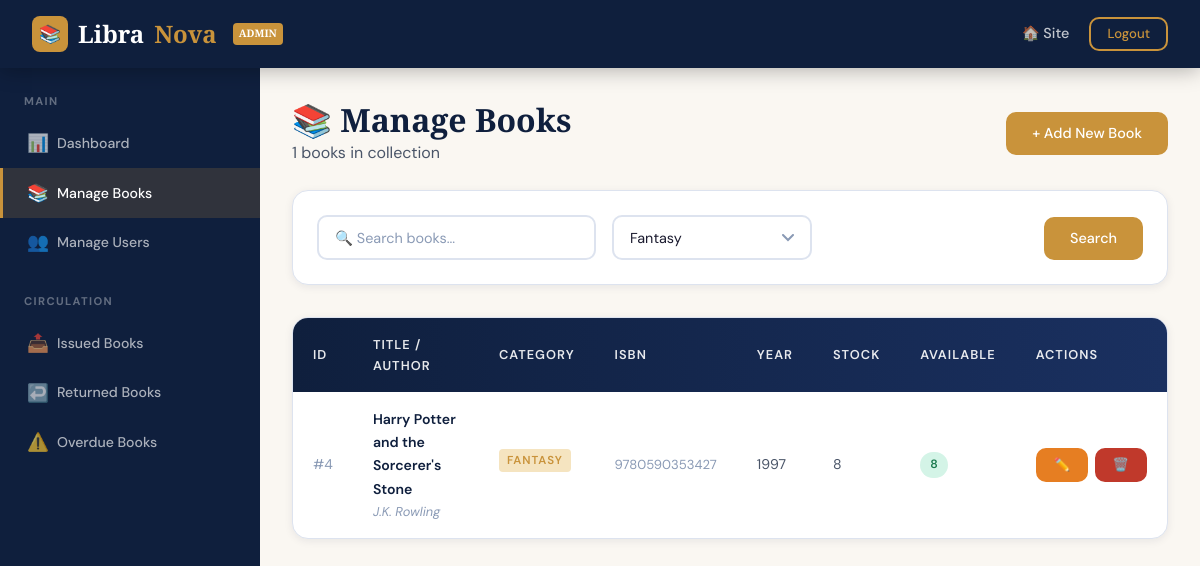
The app's page /admin/books.php?category=Fantasy (signed in) with its own data.
### tables this page shows
CREATE TABLE IF NOT EXISTS books (
    id INT AUTO_INCREMENT PRIMARY KEY,
    title VARCHAR(255) NOT NULL,
    author VARCHAR(150) NOT NULL,
    category VARCHAR(100) NOT NULL,
    isbn VARCHAR(20) UNIQUE,
    publication_year YEAR,
    publisher VARCHAR(150),
    description TEXT,
    total_quantity INT NOT NULL DEFAULT 1,
    available_copies INT NOT NULL DEFAULT 1,
    cover_image VARCHAR(255) DEFAULT NULL,
    created_at TIMESTAMP DEFAULT CURRENT_TIMESTAMP,
    updated_at TIMESTAMP DEFAULT CURRENT_TIMESTAMP ON UPDATE CURRENT_TIMESTAMP
);

### includes/books.php (called while the page is built, shortened)
<?php
function getBooks($search = '', $category = '', $availability = '') {
    $conn = getDBConnection();
    $sql = "SELECT * FROM books WHERE 1=1";
    $params = [];
    $types = '';
    if (!empty($category)) {
        $sql .= " AND category = ?";
        $params[] = $category;
        $types .= 's';
    }
    $sql .= " ORDER BY title ASC";
    $stmt = $conn->prepare($sql);
    if (!empty($params)) {
        $stmt->bind_param($types, ...$params);
    }
    $stmt->execute();
    $result = $stmt->get_result();
    $books = $result->fetch_all(MYSQLI_ASSOC);
    return $books;
}
function getCategories() {
    $conn = getDBConnection();
    $result = $conn->query("SELECT DISTINCT category FROM books ORDER BY category");
    $categories = [];
    while ($row = $result->fetch_assoc()) {
        $categories[] = $row['category'];
    }
    return $categories;
}
?>

### admin/books.php (the view, shortened to what this page needs)
<?php
require_once '../includes/books.php';
$search = sanitize($_GET['search'] ?? '');
$category = sanitize($_GET['category'] ?? '');
$books = getBooks($search, $category);
$categories = getCategories();
?>
<!DOCTYPE html>
<html lang="en">
<head>
<link rel="stylesheet" href="../css/style.css">
</head>
<body>
<nav class="navbar">
  <a href="../index.php" class="navbar-brand"><div class="logo-icon">📚</div>Libra<span>Nova</span> <small style="font-size:0.65rem;background:var(--gold);padding:2px 6px;border-radius:4px;margin-left:6px">ADMIN</small></a>
  <ul class="navbar-nav">
    <li><a href="../index.php" class="nav-link">🏠 Site</a></li>
    <li>
      <form method="POST" action="../includes/auth.php" style="display:inline">
        <button type="submit" class="btn btn-outline-primary btn-sm">Logout</button>
      </form>
    </li>
  </ul>
</nav>
<div class="admin-layout">
  <aside class="sidebar">
    <div class="sidebar-section">
      <div class="sidebar-label">Main</div>
      <a href="dashboard.php" class="sidebar-link"><span class="icon">📊</span> Dashboard</a>
      <a href="books.php" class="sidebar-link active"><span class="icon">📚</span> Manage Books</a>
      <a href="users.php" class="sidebar-link"><span class="icon">👥</span> Manage Users</a>
    </div>
    <div class="sidebar-section">
      <div class="sidebar-label">Circulation</div>
      <a href="issued.php" class="sidebar-link"><span class="icon">📤</span> Issued Books</a>
      <a href="returned.php" class="sidebar-link"><span class="icon">↩️</span> Returned Books</a>
      <a href="overdue.php" class="sidebar-link"><span class="icon">⚠️</span> Overdue Books</a>
    </div>
  </aside>
  <main class="admin-content">
    <div style="display:flex;align-items:center;justify-content:space-between;margin-bottom:1.5rem;flex-wrap:wrap;gap:1rem">
      <div>
        <h2>📚 Manage Books</h2>
        <p><?= count($books) ?> books in collection</p>
      </div>
      <button onclick="openModal('add-book-modal')" class="btn btn-primary">+ Add New Book</button>
    </div>
    <div class="search-section">
      <form method="GET">
        <div class="search-row">
          <input type="text" name="search" class="form-control" placeholder="🔍 Search books..." value="<?= htmlspecialchars($search) ?>">
          <select name="category" class="form-control auto-submit">
            <?php foreach ($categories as $cat): ?>
              <option value="<?= htmlspecialchars($cat) ?>" <?= $category === $cat ? 'selected' : '' ?>><?= htmlspecialchars($cat) ?></option>
            <?php endforeach; ?>
          </select>
          <button type="submit" class="btn btn-primary">Search</button>
        </div>
      </form>
    </div>
    <div class="table-wrapper">
      <table>
        <thead>
          <tr>
            <th>ID</th>
            <th>Title / Author</th>
            <th>Category</th>
            <th>ISBN</th>
            <th>Year</th>
            <th>Stock</th>
            <th>Available</th>
            <th>Actions</th>
          </tr>
        </thead>
        <tbody>
          <?php foreach ($books as $book): ?>
          <tr class="searchable-row">
            <td style="color:var(--text-light)">#<?= $book['id'] ?></td>
            <td>
              <div style="font-weight:600;color:var(--navy)"><?= htmlspecialchars($book['title']) ?></div>
              <div style="font-size:0.8rem;color:var(--text-light);font-style:italic"><?= htmlspecialchars($book['author']) ?></div>
            </td>
            <td><span class="book-category"><?= htmlspecialchars($book['category']) ?></span></td>
            <td style="font-size:0.82rem;color:var(--text-light)"><?= htmlspecialchars($book['isbn'] ?: '—') ?></td>
            <td><?= $book['publication_year'] ?: '—' ?></td>
            <td><?= $book['total_quantity'] ?></td>
            <td>
              <span class="badge <?= $book['available_copies'] > 0 ? 'badge-success' : 'badge-danger' ?>">
                <?= $book['available_copies'] ?>
              </span>
            </td>
            <td>
              <div style="display:flex;gap:0.4rem">
                <button onclick='populateEditBook(<?= json_encode($book) ?>)' class="btn btn-warning btn-sm">✏️</button>
                <form method="POST" action="../actions/book_action.php" style="display:inline" onsubmit="return confirm('Delete &quot;<?= addslashes(htmlspecialchars($book['title'])) ?>&quot;?')">
                  <button type="submit" class="btn btn-danger btn-sm">🗑️</button>
                </form>
              </div>
            </td>
          </tr>
          <?php endforeach; ?>
        </tbody>
      </table>
    </div>
  </main>
</div>
</body>
</html>

### records on screen
books: id "4", title "Harry Potter and the Sorcerer's Stone", author "J.K. Rowling", category "FANTASY", isbn "9780590353427", publication_year "1997", total_quantity "8", available_copies "8"

### other values on screen
count($books) "1"
form field category "Fantasy"
